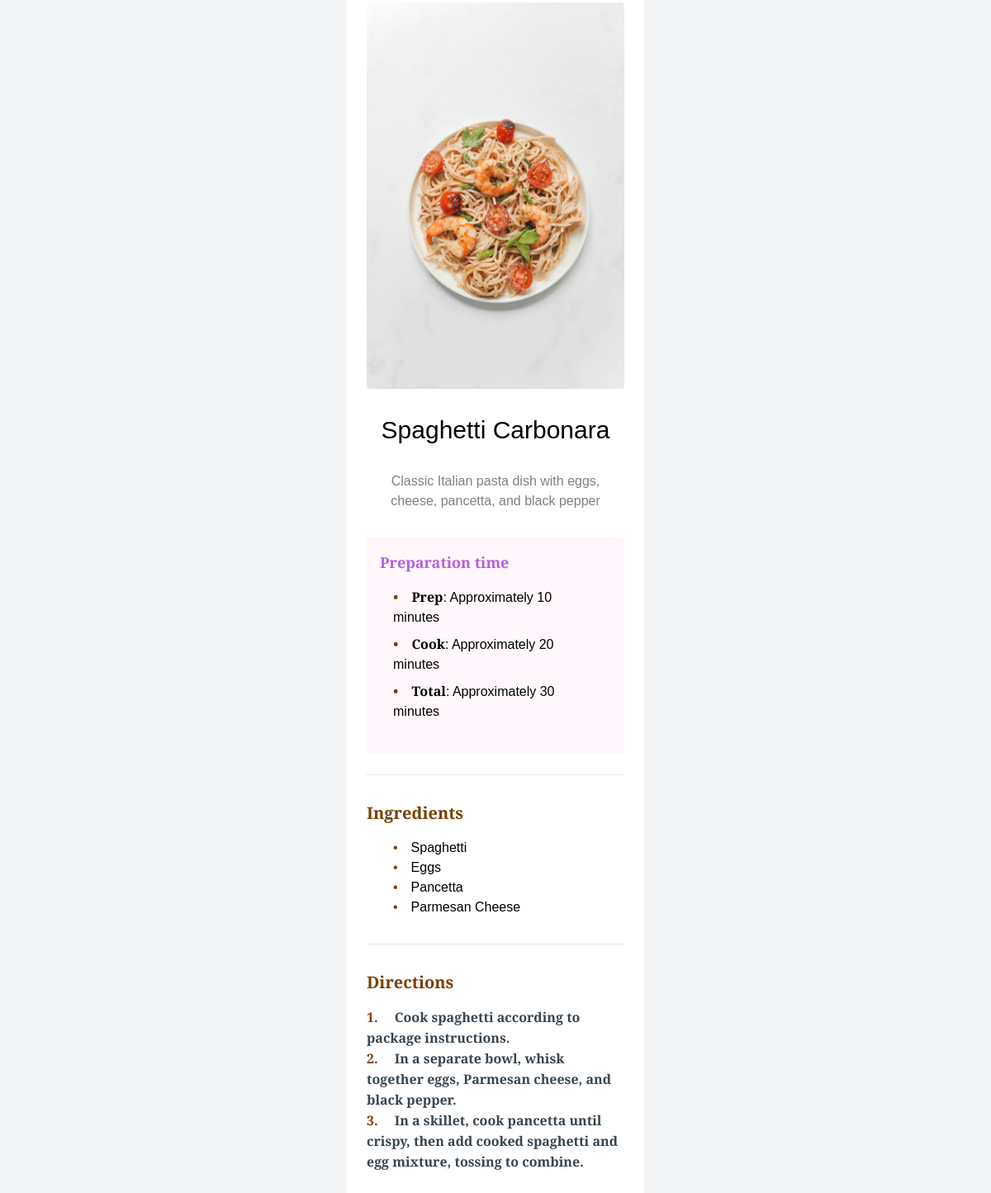
The app's page /recipe-page.php?id=1 with its own data.
### tables this page shows
CREATE TABLE `recipes` (
  `id` int NOT NULL AUTO_INCREMENT,
  `title` varchar(255) NOT NULL,
  `description` text,
  `preparation_time` int DEFAULT NULL,
  `cook_time` int DEFAULT NULL,
  `image_url` varchar(255) DEFAULT NULL,
  PRIMARY KEY (`id`)
);

### recipe-page.php (the view, shortened to what this page needs)
<?php
include "conn.php";
if (isset($_GET['id']) && !empty($_GET['id'])) {
    $recipe_id = $_GET['id'];
    $sql = "SELECT * FROM recipes WHERE id = $recipe_id";
    $result = $conn->query($sql);
    if ($result->num_rows > 0) {
        $recipe = $result->fetch_assoc();
        $recipeTitle = $recipe["title"];
        $recipeDescription = $recipe["description"];
        $preparationTime = $recipe["preparation_time"];
        $cookTime = $recipe["cook_time"];
        $totalTime = $recipe["preparation_time"] + $recipe["cook_time"];
        $imgUrl = $recipe["image_url"];
    } else {
        echo "Recipe not found";
    }
    $ingredients = [];
    $sql = "SELECT * FROM ingredients WHERE recipe_id = $recipe_id";
    $result = $conn->query($sql);
    if ($result->num_rows > 0) {
        while ($row = $result->fetch_assoc()) {
            $ingredients[] = $row["ingredient_name"];
        }
    } else {
        echo "Ingredients not found";
    }
    $directions = [];
    $sql = "SELECT * FROM directions WHERE recipe_id = $recipe_id";
    $result = $conn->query($sql);
    if ($result->num_rows > 0) {
        while ($row = $result->fetch_assoc()) {
            $directions[] = $row["instruction"];
        }
    } else {
        echo "Directions not found";
    }
} else {
    echo "Recipe ID not provided";
}
?>
<!DOCTYPE html>
<html lang="en">
<head>
    <script src="https://cdn.tailwindcss.com"></script>
</head>
<body class="flex justify-center items-center h-screen bg-gray-100">
    <div class="bg-white p-6 flex flex-col justify-center items-center w-[30%] rounded my-8">
        <div>
            <img src="<?php echo $imgUrl; ?>" alt="" class="w-full h-auto object-cover rounded">
            <div class="py-8">
                <h1 class="text-3xl pb-8 text-center"><?php echo $recipeTitle; ?></h1>
                <p class="text-[grey] text-center"><?php echo $recipeDescription; ?></p>
            </div>
        </div>
        <div>
            <div class="bg-[#FFF7FC] rounded">
                <h2 class="p-4 text-[#b55ee3] font-bold text-lg">Preparation time</h2>
                <ul class="px-8 pb-8">
                    <li class="pb-2"><span class="font-bold custom-bullet">Prep</span>: Approximately <?php echo $preparationTime; ?> minutes</li>
                    <li class="pb-2"><span class="font-bold custom-bullet">Cook</span>: Approximately <?php echo $cookTime; ?> minutes</li>
                    <li class="pb-2"><span class="font-bold custom-bullet">Total</span>: Approximately <?php echo $totalTime; ?> minutes</li>
                </ul>
            </div>
            <br>
            <hr>
            <div class="py-8">
                <h2 class="text-[#7B3F00] font-bold text-xl pb-4">Ingredients</h2>
                <ul class="px-8">
                    <?php foreach ($ingredients as $ingredient): ?>
                        <li class="custom-bullet"><?php echo $ingredient; ?></li>
                    <?php endforeach; ?>
                </ul>
            </div>
            <hr>
            <div class="py-8">
                <h2 class="text-[#7B3F00] font-bold text-xl pb-4">Directions</h2>
                <ul>
                    <?php foreach ($directions as $key => $direction): ?>
                        <li><span class="text-[#7B3F00] font-bold pr-2"><?php echo ($key + 1); ?>. <span class="text-[#36454F] ml-4"> <?php echo $direction; ?> </span></span></li>
                    <?php endforeach; ?>
                </ul>
            </div>
        </div>
    </div>
</body>
</html>

### recipe-page.php (style rules this page uses)
.custom-bullet::before { content: "\2022"; color: #7B3F00; margin-right: 1rem; font-size: 1rem; }
html, body { font-family: "Young Serif", sans-serif; }

### records on screen
recipes: image_url (picture), title "Spaghetti Carbonara", description "Classic Italian pasta dish with eggs, cheese, pancetta, and black pepper", preparation_time "10", cook_time "20", totalTime "30"

### other values on screen
$ingredient "Spaghetti"
$ingredient "Eggs"
$ingredient "Pancetta"
$ingredient "Parmesan Cheese"
$direction "Cook spaghetti according to package instructions."
$direction "In a separate bowl, whisk together eggs, Parmesan cheese, and black pepper."
$direction "In a skillet, cook pancetta until crispy, then add cooked spaghetti and egg mixture, tossing to combine."
